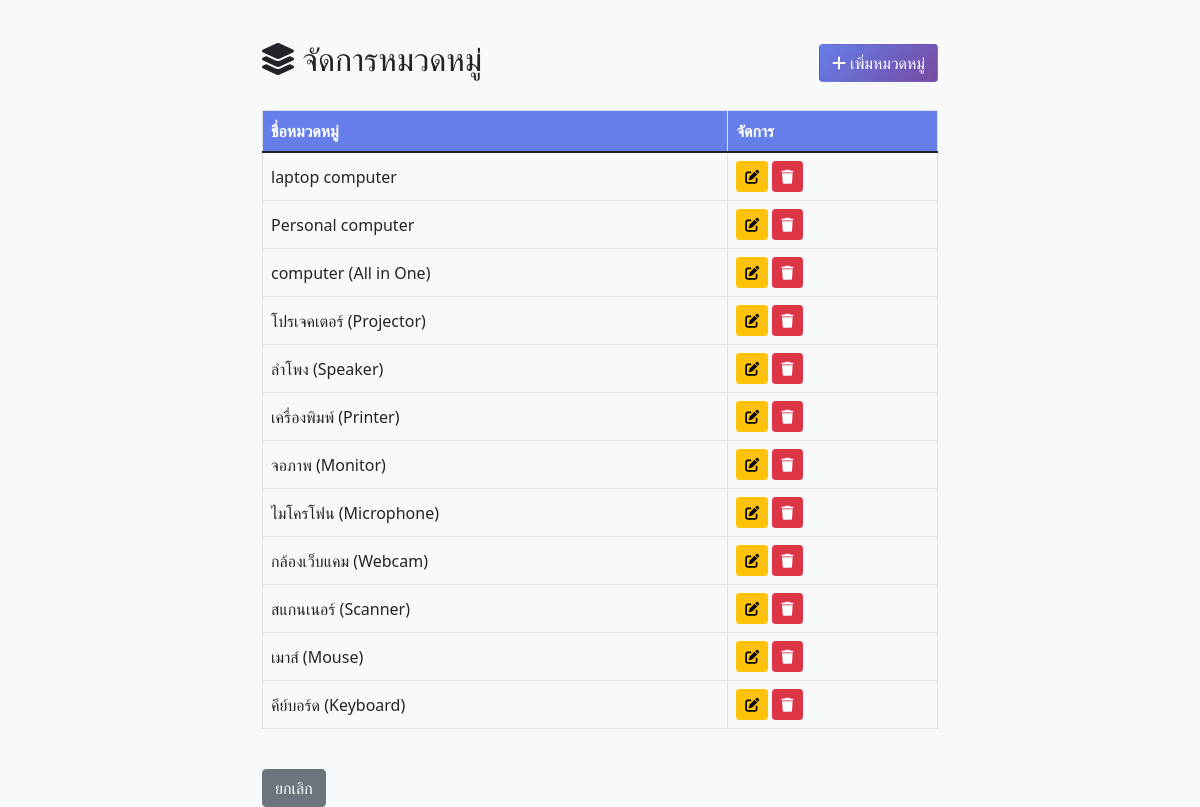
The app's page /categories.php (signed in) with its own data.
### tables this page shows
CREATE TABLE `categories` (
  `category_id` int NOT NULL,
  `category_name` varchar(100) NOT NULL COMMENT 'ชื่อหมวดหมู่'
);

### src/categories.php (the view, shortened to what this page needs)
<?php
require_once 'config.php';
$sql = "SELECT * FROM categories ORDER BY category_id DESC";
$result = mysqli_query($link, $sql);
?>
<!DOCTYPE html>
<html lang="th">
<head>
    <link href="https://cdn.jsdelivr.net/npm/bootstrap@5.1.3/dist/css/bootstrap.min.css" rel="stylesheet">
    <link href="https://cdnjs.cloudflare.com/ajax/libs/font-awesome/6.0.0/css/all.min.css" rel="stylesheet">
</head>
<body>
    <div class="container">
        <div class="d-flex justify-content-between align-items-center mb-4">
            <h2><i class="fas fa-layer-group"></i> จัดการหมวดหมู่</h2>
            <a href="category_form.php" class="btn btn-add"><i class="fas fa-plus"></i> เพิ่มหมวดหมู่</a>
        </div>
        <div class="table-responsive">
            <table class="table table-bordered table-hover align-middle">
                <thead>
                    <tr>
                        <th>ชื่อหมวดหมู่</th>
                        <th>จัดการ</th>
                    </tr>
                </thead>
                <tbody>
                    <?php while ($row = mysqli_fetch_assoc($result)): ?>
                    <tr>
                        <td><?php echo htmlspecialchars($row['category_name']); ?></td>
                        <td>
                            <a href="category_form.php?id=<?php echo $row['category_id']; ?>" class="btn btn-sm btn-warning"><i class="fas fa-edit"></i></a>
                            <a href="categories.php?action=delete&id=<?php echo $row['category_id']; ?>" class="btn btn-sm btn-danger" onclick="return confirm('ยืนยันการลบ?\nหากลบหมวดหมู่นี้ ครุภัณฑ์ที่เกี่ยวข้องจะไม่แสดงหมวดหมู่');"><i class="fas fa-trash"></i></a>
                        </td>
                    </tr>
                    <?php endwhile; ?>
                </tbody>
            </table>
        </div>
        <div class="mt-4">
            <a href="items.php" class="btn btn-secondary">ยกเลิก</a>
        </div>
    </div>
</body>
</html>

### src/categories.php (style rules this page uses)
body { background: #f8f9fa; }
.container { max-width: 700px; margin-top: 40px; }
.table thead th { background: #667eea; color: #fff; }
.btn-add { background: linear-gradient(135deg, #667eea 0%, #764ba2 100%); color: #fff; }

### records on screen
categories: category_name "laptop computer"
categories: category_name "Personal computer"
categories: category_name "computer (All in One)"
categories: category_name "โปรเจคเตอร์ (Projector)"
categories: category_name "ลำโพง (Speaker)"
categories: category_name "เครื่องพิมพ์ (Printer)"
categories: category_name "จอภาพ (Monitor)"
categories: category_name "ไมโครโฟน (Microphone)"
categories: category_name "กล้องเว็บแคม (Webcam)"
categories: category_name "สแกนเนอร์ (Scanner)"
categories: category_name "เมาส์ (Mouse)"
categories: category_name "คีย์บอร์ด (Keyboard)"
